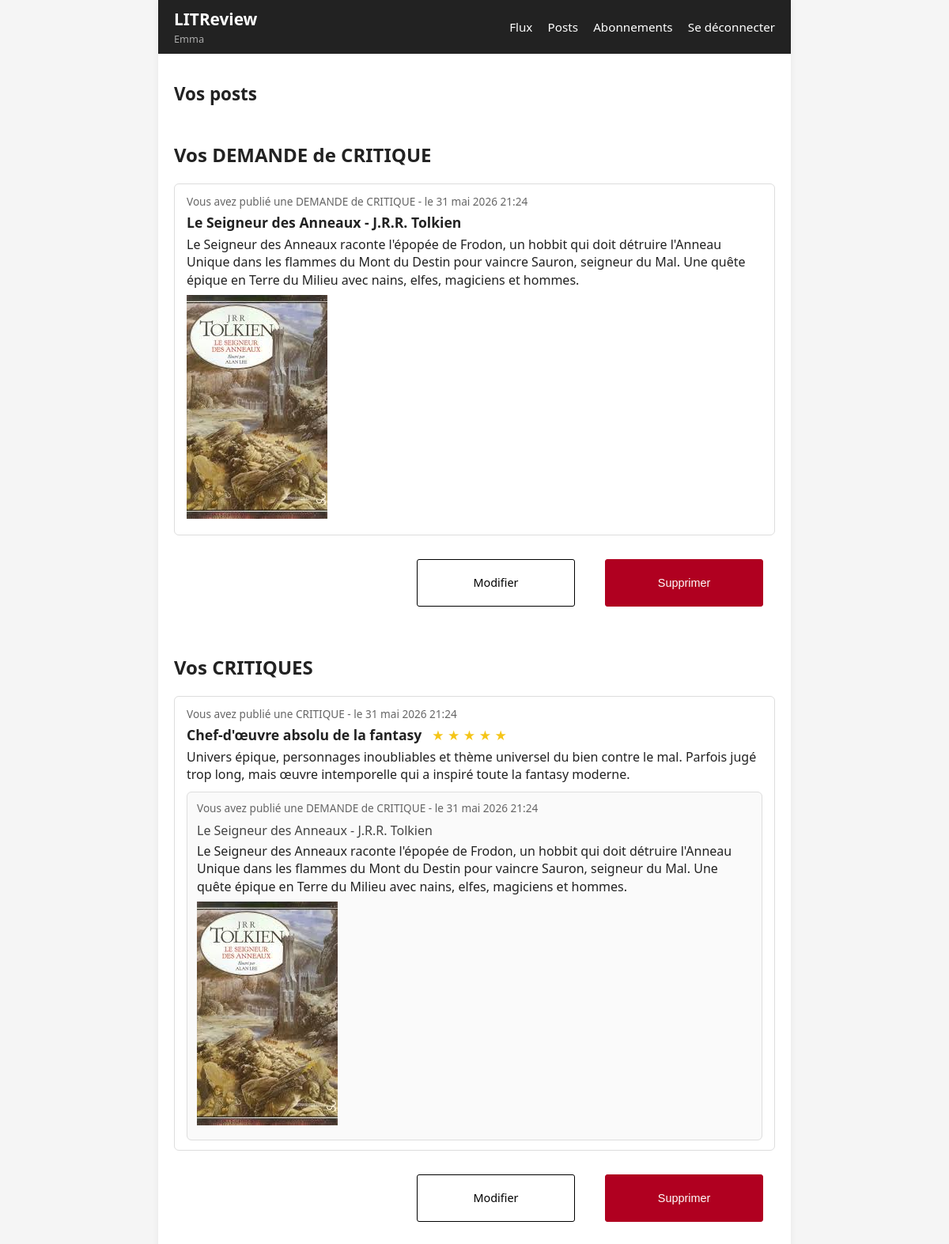
/posts/ (signed in), run on the app's committed database.
### authentication/models.py (models this page shows)
class User(AbstractUser):
    CREATOR = 'CREATOR'
    SUBSCRIBER = 'SUBSCRIBER'
    ROLE_CHOICES = (
        (CREATOR, 'Créateur'),
        (SUBSCRIBER, 'Abonné'),
    )
    profile_photo = models.ImageField(
        verbose_name='Photo de profil',
        blank=True,
        null=True,
    )
    role = models.CharField(
        max_length=30,
        choices=ROLE_CHOICES,
        verbose_name='Rôle',
        default=SUBSCRIBER,
    )

### blog/models.py (models this page shows, shortened)
class Ticket(models.Model):
    title = models.CharField(max_length=128)
    description = models.TextField(blank=True)
    image = models.ImageField(null=True, blank=True)
    user = models.ForeignKey(
        settings.AUTH_USER_MODEL,
        on_delete=models.CASCADE,
        related_name='tickets',
    )
    time_created = models.DateTimeField(auto_now_add=True)

class Review(models.Model):
    ticket = models.ForeignKey(
        Ticket,
        on_delete=models.CASCADE,
        related_name='reviews',
    )
    rating = models.PositiveSmallIntegerField(
        validators=[MinValueValidator(0), MaxValueValidator(5)],
    )
    headline = models.CharField(max_length=128)
    body = models.CharField(max_length=8192, blank=True)
    user = models.ForeignKey(
        settings.AUTH_USER_MODEL,
        on_delete=models.CASCADE,
        related_name='reviews',
    )
    time_created = models.DateTimeField(auto_now_add=True)

### blog/views.py (the view)
# urls.py: path('posts/', blog.views.posts_list, name='posts_list'),
@login_required
def posts_list(request):
    tickets = Ticket.objects.filter(user=request.user).order_by('-time_created')
    reviews = Review.objects.filter(user=request.user).order_by('-time_created')
    context = {
        "tickets": tickets,
        "reviews": reviews,
    }
    return render(request, "blog/posts_list.html", context)

### blog/templates/blog/posts_list.html (shortened to what this page needs)
{% extends 'base.html' %}
{% block content %}
    <h1>Vos posts</h1>
    <h2>Vos DEMANDE de CRITIQUE</h2>
    <ul>
        {% for ticket in tickets %}
            {% include "blog/_ticket_snippet.html" with ticket=ticket %}
            {% if ticket.user == request.user %}
                <div class="action-links">
                    <a href="{% url 'ticket_update' ticket.id %}" class="btn">Modifier</a>
                    <form action="{% url 'ticket_delete' ticket.id %}" method="post">
                        <button type="submit" class="btn btn-danger">Supprimer</button>
                    </form>
                </div>
            {% endif %}
        {% endfor %}
    </ul>
    <h2>Vos CRITIQUES</h2>
    <ul>
        {% for review in reviews %}
            {% include "blog/_review_snippet.html" with review=review %}
            {% if review.user == request.user %}
                <div class="action-links">
                    <a href="{% url 'review_update' review.id %}" class="btn">Modifier</a>
                    <form action="{% url 'review_delete' review.id %}" method="post">
                        <button type="submit" class="btn btn-danger">Supprimer</button>
                    </form>
                </div>
            {% endif %}
        {% endfor %}
    </ul>
{% endblock content %}

### templates/base.html (shortened to what this page needs)
{% load static %}
<!DOCTYPE html>
<html lang="fr">
<head>
    <link rel="stylesheet" href="{% static 'style.css' %}">
</head>
<body>
    <div class="site-wrapper">
        <header class="site-header">
            <div class="site-header-left">
                <h1 class="site-title">LITReview</h1>
                {% if request.user.is_authenticated %}
                    <span class="nav-user">{{ request.user.username }}</span>
                {% endif %}
            </div>
            {% if request.user.is_authenticated %}
                <nav class="main-nav">
                    <a href="{% url 'feed' %}">Flux</a>
                    <a href="{% url 'posts_list' %}">Posts</a>
                    <a href="{% url 'subscriptions' %}">Abonnements</a>
                    <a href="{% url 'logout' %}">Se déconnecter</a>
                </nav>
            {% endif %}
        </header>
        <main class="page-content">
            {% block content %}{% endblock content %}
        </main>
    </div>
</body>
</html>

### blog/templates/blog/_ticket_snippet.html (shortened to what this page needs)
<div class="ticket">
    {% if ticket.user == request.user %}
        <p>Vous avez publié une DEMANDE de CRITIQUE - le {{ ticket.time_created }}</p>
    {% else %}
        <p>{{ ticket.user.username }} a publié une DEMANDE de CRITIQUE - le {{ ticket.time_created }}</p>
    {% endif %}
    <h3>{{ ticket.title }}</h3>
    {% if ticket.description %}
        <p>{{ ticket.description }}</p>
    {% endif %}
    {% if ticket.image %}
        <img src="{{ ticket.image.url }}" alt="Illustration pour {{ ticket.title }}">
    {% endif %}
</div>

### blog/templates/blog/_review_snippet.html
<div class="review">
    {% if review.user == request.user %}
        <p>Vous avez publié une CRITIQUE - le {{ review.time_created }}</p>
    {% else %}
        <p>{{ review.user.username }} a publié une CRITIQUE - le {{ review.time_created }}</p>
    {% endif %}
    <h3>
        {{ review.headline }}
        <span class="stars">
            {% for i in "12345" %}
                {% if forloop.counter <= review.rating %}
                    ★
                {% else %}
                    ☆
                {% endif %}
            {% endfor %}
        </span>
    </h3>
    <p>{{ review.body }}</p>
    <div class="review-ticket">
        {% if review.ticket.user == request.user %}
            <p>Vous avez publié une DEMANDE de CRITIQUE - le {{ review.ticket.time_created }}</p>
        {% else %}
            <p>{{ review.ticket.user.username }} a publié une DEMANDE de CRITIQUE - le {{ review.ticket.time_created }}</p>
        {% endif %}
        <h4>{{ review.ticket.title }}</h4>
        {% if review.ticket.description %}
            <p>{{ review.ticket.description }}</p>
        {% endif %}
        {% if review.ticket.image %}
            <img src="{{ review.ticket.image.url }}" alt="Illustration pour {{ review.ticket.title }}">
        {% endif %}
    </div>
</div>

### litrevu/static/style.css (style rules this page uses)
body { font-family: system-ui, -apple-system, BlinkMacSystemFont, "Segoe UI", sans-serif; margin: 0; background-color: #f5f5f5; color: #222; }
.site-wrapper { max-width: 800px; margin: 0 auto; background-color: #fff; min-height: 100vh; box-shadow: 0 0 10px rgba(0,0,0,0.05); }
.site-header { background-color: #222; color: #fff; padding: 10px 20px; display: flex; align-items: center; justify-content: space-between; }
.site-title { margin: 0; font-size: 1.3rem; }
.site-header-left { display: flex; flex-direction: column; gap: 2px; }
.nav-user { color: #aaa; font-size: 0.8rem; }
.main-nav a { color: #fff; margin-left: 15px; text-decoration: none; font-size: 0.95rem; }
.page-content { padding: 20px 20px 40px; }
.page-content ul { list-style: none; margin: 0; padding: 0; }
.page-content h1 { font-size: 1.4rem; margin-bottom: 15px; }
h2 { margin-top: 45px; }
.ticket, .review { background-color: #fff; border: 1px solid #ddd; border-radius: 6px; padding: 12px 15px; margin-bottom: 15px; }
.review-ticket { border: 1px solid #ddd; border-radius: 6px; padding: 10px 12px; margin-top: 10px; background-color: #fafafa; }
.review-ticket p:first-child { font-size: 0.85rem; color: #666; margin-top: 0; margin-bottom: 5px; }
.review-ticket h4 { margin: 5px 0; font-size: 1rem; font-weight: bold; }
.review-ticket img { max-width: 100%; height: auto; display: block; margin: 8px 0; }
.ticket p:first-child, .review p:first-child { font-size: 0.85rem; color: #666; margin-top: 0; margin-bottom: 5px; }
.ticket h3, .review h3 { margin: 5px 0; font-size: 1.1rem; }
.review h4 { margin: 8px 0 4px; font-size: 1rem; font-weight: normal; color: #444; }
.ticket img, .review img { max-width: 100%; height: auto; display: block; margin: 8px 0; }
.ticket p, .review p { margin: 3px 0; line-height: 1.4; }
.action-links { display: flex; justify-content: flex-end; gap: 8px; margin-top: 5px; }
.action-links form { margin: 0; }
.btn { display: inline-flex; align-items: center; justify-content: center; padding: 6px 12px; border-radius: 3px; font-size: 0.9rem; text-align: center; width: 200px; height: 60px; cursor: pointer; line-height: 1; box-sizing: border-box; color: #000000; background-color: #ffffff; border: 1px solid #000000; text-decoration: none; margin: 15px; }
.btn-danger { color: #ffffff; background-color: #b00020; border-color: #b00020; }
form { margin: 10px 0; }
.stars { font-size: 0.95rem; color: #f5c518; margin-left: 8px; }

### data on the page
User: user.username "Emma"
Ticket: time_created "31 mai 2026 21:24", title "Le Seigneur des Anneaux - J.R.R. Tolkien", description "Le Seigneur des Anneaux raconte l'épopée de Frodon, un hobbit qui doit détruire l'Anneau Unique dans les flammes du Mont du Destin pour vaincre Sauron, seigneur du Mal. Une quête épique en Terre du Milieu avec nains, elfes, magiciens et hommes.", image (picture), shows "Modifier"
Review: time_created "31 mai 2026 21:24", headline "Chef-d'œuvre absolu de la fantasy", rating 5 (drawn), body "Univers épique, personnages inoubliables et thème universel du bien contre le mal. Parfois jugé trop long, mais œuvre intemporelle qui a inspiré toute la fantasy moderne.", ticket.time_created "31 mai 2026 21:24", ticket "Le Seigneur des Anneaux - J.R.R. Tolkien", ticket.description "Le Seigneur des Anneaux raconte l'épopée de Frodon, un hobbit qui doit détruire l'Anneau Unique dans les flammes du Mont du Destin pour vaincre Sauron, seigneur du Mal. Une quête épique en Terre du Milieu avec nains, elfes, magiciens et hommes.", ticket.image (picture), shows "Modifier"
